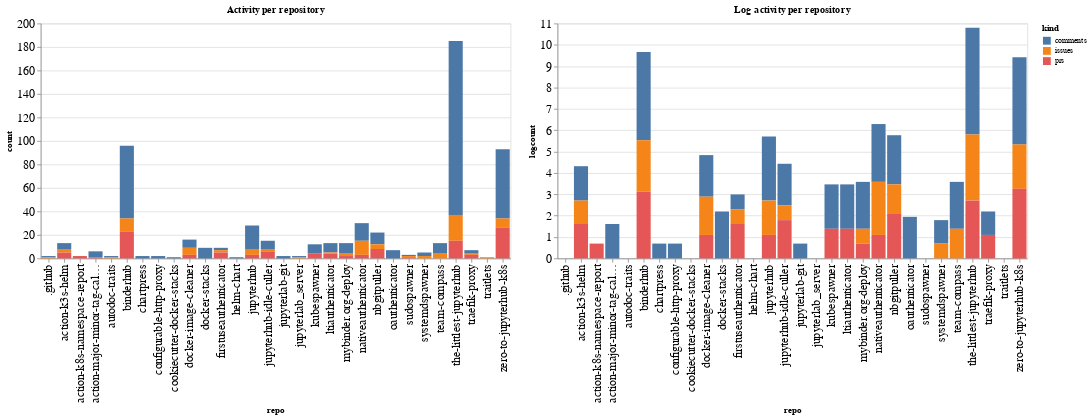

The notebook cell this image was saved under:
### Code cell
ch1 = alt.Chart(repo_summaries, width=600, title="Activity per repository").mark_bar().encode(
    x='repo',
    y='count',
    color='kind',
    tooltip="kind"
)

ch2 = alt.Chart(repo_summaries, width=600, title="Log activity per repository").mark_bar().encode(
    x='repo',
    y='logcount',
    color='kind',
    tooltip="kind"
)

ch1 | ch2

### Figure 1 — Vega-Lite specification as saved in the notebook (floating-point values rounded to 4 significant figures)
{"config": {"axisLeft": {"labelFontSize": 15}, "axisBottom": {"labelFontSize": 15}}, "hconcat": [{"mark": "bar", "encoding": {"color": {"type": "nominal", "field": "kind"}, "tooltip": {"type": "nominal", "field": "kind"}, "x": {"type": "nominal", "field": "repo"}, "y": {"type": "quantitative", "field": "count"}}, "title": "Activity per repository", "width": 600}, {"mark": "bar", "encoding": {"color": {"type": "nominal", "field": "kind"}, "tooltip": {"type": "nominal", "field": "kind"}, "x": {"type": "nominal", "field": "repo"}, "y": {"type": "quantitative", "field": "logcount"}}, "title": "Log activity per repository", "width": 600}], "data": {"name": "data-9a12b800d01549e9012126fe77eaf81c"}, "$schema": "https://vega.github.io/schema/vega-lite/v4.8.1.json", "datasets": {"data-9a12b800d01549e9012126fe77eaf81c": [{"repo": ".github", "kind": "comments", "count": 1, "logcount": 0.0}, {"repo": ".github", "kind": "issues", "count": 1, "logcount": 0.0}, {"repo": "action-k3s-helm", "kind": "comments", "count": 5, "logcount": 1.609}, {"repo": "action-k3s-helm", "kind": "issues", "count": 3, "logcount": 1.099}, {"repo": "action-k3s-helm", "kind": "prs", "count": 5, "logcount": 1.609}, {"repo": "action-k8s-namespace-report", "kind": "prs", "count": 2, "logcount": 0.6931}, {"repo": "action-major-minor-tag-calculator", "kind": "comments", "count": 5, "logcount": 1.609}, {"repo": "action-major-minor-tag-calculator", "kind": "prs", "count": 1, "logcount": 0.0}, {"repo": "autodoc-traits", "kind": "comments", "count": 1, "logcount": 0.0}, {"repo": "autodoc-traits", "kind": "issues", "count": 1, "logcount": 0.0}, {"repo": "binderhub", "kind": "comments", "count": 62, "logcount": 4.127}, {"repo": "binderhub", "kind": "issues", "count": 11, "logcount": 2.398}, {"repo": "binderhub", "kind": "prs", "count": 23, "logcount": 3.135}, {"repo": "chartpress", "kind": "comments", "count": 2, "logcount": 0.6931}, {"repo": "configurable-http-proxy", "kind": "comments", "count": 2, "logcount": 0.6931}, {"repo": "cookiecutter-docker-stacks", "kind": "comments", "count": 1, "logcount": 0.0}, {"repo": "docker-image-cleaner", "kind": "comments", "count": 7, "logcount": 1.946}, {"repo": "docker-image-cleaner", "kind": "issues", "count": 6, "logcount": 1.792}, {"repo": "docker-image-cleaner", "kind": "prs", "count": 3, "logcount": 1.099}, {"repo": "docker-stacks", "kind": "comments", "count": 9, "logcount": 2.197}, {"repo": "firstuseauthenticator", "kind": "comments", "count": 2, "logcount": 0.6931}, {"repo": "firstuseauthenticator", "kind": "issues", "count": 2, "logcount": 0.6931}, {"repo": "firstuseauthenticator", "kind": "prs", "count": 5, "logcount": 1.609}, {"repo": "helm-chart", "kind": "comments", "count": 1, "logcount": 0.0}, {"repo": "jupyterhub", "kind": "comments", "count": 20, "logcount": 2.996}, {"repo": "jupyterhub", "kind": "issues", "count": 5, "logcount": 1.609}, {"repo": "jupyterhub", "kind": "prs", "count": 3, "logcount": 1.099}, {"repo": "jupyterhub-idle-culler", "kind": "comments", "count": 7, "logcount": 1.946}, {"repo": "jupyterhub-idle-culler", "kind": "issues", "count": 2, "logcount": 0.6931}, {"repo": "jupyterhub-idle-culler", "kind": "prs", "count": 6, "logcount": 1.792}, {"repo": "jupyterlab-git", "kind": "comments", "count": 2, "logcount": 0.6931}, {"repo": "jupyterlab_server", "kind": "comments", "count": 1, "logcount": 0.0}, {"repo": "jupyterlab_server", "kind": "issues", "count": 1, "logcount": 0.0}, {"repo": "kubespawner", "kind": "comments", "count": 8, "logcount": 2.079}, {"repo": "kubespawner", "kind": "prs", "count": 4, "logcount": 1.386}, {"repo": "ltiauthenticator", "kind": "comments", "count": 8, "logcount": 2.079}, {"repo": "ltiauthenticator", "kind": "issues", "count": 1, "logcount": 0.0}, {"repo": "ltiauthenticator", "kind": "prs", "count": 4, "logcount": 1.386}, {"repo": "mybinder.org-deploy", "kind": "comments", "count": 9, "logcount": 2.197}, {"repo": "mybinder.org-deploy", "kind": "issues", "count": 2, "logcount": 0.6931}, {"repo": "mybinder.org-deploy", "kind": "prs", "count": 2, "logcount": 0.6931}, {"repo": "nativeauthenticator", "kind": "comments", "count": 15, "logcount": 2.708}, {"repo": "nativeauthenticator", "kind": "issues", "count": 12, "logcount": 2.485}, {"repo": "nativeauthenticator", "kind": "prs", "count": 3, "logcount": 1.099}, {"repo": "nbgitpuller", "kind": "comments", "count": 10, "logcount": 2.303}, {"repo": "nbgitpuller", "kind": "issues", "count": 4, "logcount": 1.386}, {"repo": "nbgitpuller", "kind": "prs", "count": 8, "logcount": 2.079}, {"repo": "oauthenticator", "kind": "comments", "count": 7, "logcount": 1.946}, {"repo": "sudospawner", "kind": "comments", "count": 1, "logcount": 0.0}, {"repo": "sudospawner", "kind": "issues", "count": 1, "logcount": 0.0}, {"repo": "sudospawner", "kind": "prs", "count": 1, "logcount": 0.0}, {"repo": "systemdspawner", "kind": "comments", "count": 3, "logcount": 1.099}, {"repo": "systemdspawner", "kind": "issues", "count": 2, "logcount": 0.6931}, {"repo": "team-compass", "kind": "comments", "count": 9, "logcount": 2.197}, {"repo": "team-compass", "kind": "issues", "count": 4, "logcount": 1.386}, {"repo": "the-littlest-jupyterhub", "kind": "comments", "count": 148, "logcount": 4.997}, {"repo": "the-littlest-jupyterhub", "kind": "issues", "count": 22, "logcount": 3.091}, {"repo": "the-littlest-jupyterhub", "kind": "prs", "count": 15, "logcount": 2.708}, {"repo": "traefik-proxy", "kind": "comments", "count": 3, "logcount": 1.099}, {"repo": "traefik-proxy", "kind": "issues", "count": 1, "logcount": 0.0}, {"repo": "traefik-proxy", "kind": "prs", "count": 3, "logcount": 1.099}, {"repo": "traitlets", "kind": "issues", "count": 1, "logcount": 0.0}, {"repo": "zero-to-jupyterhub-k8s", "kind": "comments", "count": 59, "logcount": 4.078}, {"repo": "zero-to-jupyterhub-k8s", "kind": "issues", "count": 8, "logcount": 2.079}, {"repo": "zero-to-jupyterhub-k8s", "kind": "prs", "count": 26, "logcount": 3.258}]}}
